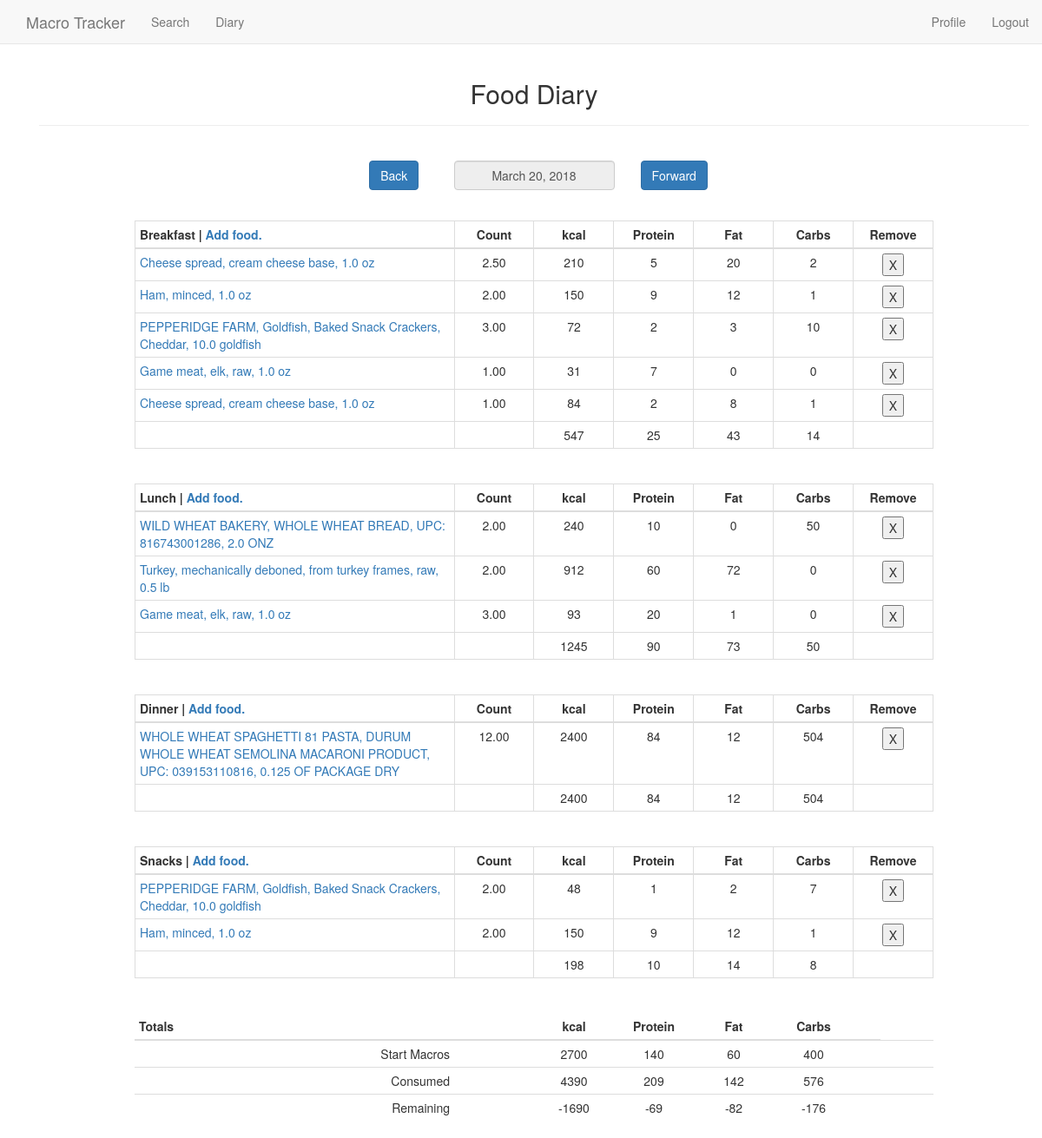
Page /diary (signed in) on the committed database.
### app/models.py (models this page shows, shortened)
class Food(db.Model):
    id = db.Column(db.Integer, primary_key=True)
    food_name = db.Column(db.String(140))
    kcal = db.Column(db.Numeric(10, 0))
    protein = db.Column(db.Numeric(10, 0))
    fat = db.Column(db.Numeric(10, 0))
    carbs = db.Column(db.Numeric(10, 0))
    meal = db.Column(db.String(64))
    ndbno = db.Column(db.String(64))
    unit = db.Column(db.String(64))
    count = db.Column(db.Numeric(10, 2))
    date = db.Column(db.String(64), index=True, default=datetime.utcnow().strftime('%B %d, %Y'))
    user_id = db.Column(db.Integer, db.ForeignKey('user.id'))

class User(UserMixin, db.Model):
    id = db.Column(db.Integer, primary_key=True)
    username = db.Column(db.String(64), index=True, unique=True)
    email = db.Column(db.String(120), index=True, unique=True)
    password_hash = db.Column(db.String(128))
    calories_goal = db.Column(db.Integer(), default=2000)
    carb_goal = db.Column(db.Numeric(), default=.55)
    fat_goal = db.Column(db.Numeric(), default=.25)
    protein_goal = db.Column(db.Numeric(), default=.2)
    carbs_grams = db.Column(db.Integer(), default=275)
    fat_grams = db.Column(db.Integer(), default=55)
    protein_grams = db.Column(db.Integer(), default=100)
    food = db.relationship('Food', backref='user', lazy='dynamic')

### app/routes.py (the view, shortened to what this page needs)
@app.route('/diary', methods=['GET', 'POST'])
@app.route('/diary/<string:date_pick>', methods=['GET', 'POST'])
@login_required
def diary(date_pick=datetime.utcnow().strftime('%B %d, %Y')):
    form = RemoveFood()
    form2 = DiaryDatePicker()
    session.pop('_flashes', None)
    form2.date.data = date_pick
    foods = Food.query.filter_by(user_id=current_user.get_id(), date=date_pick)
    user = User.query.filter_by(id=current_user.get_id()).first()
    meals = ['Breakfast', 'Lunch', 'Dinner', 'Snacks']
    total_cals = {'Breakfast': 0, 'Lunch': 0, 'Dinner': 0, 'Snacks': 0, 'total': 0}
    total_carbs = {'Breakfast': 0, 'Lunch': 0, 'Dinner': 0, 'Snacks': 0, 'total': 0}
    total_protein = {'Breakfast': 0, 'Lunch': 0, 'Dinner': 0, 'Snacks': 0, 'total': 0}
    total_fat = {'Breakfast': 0, 'Lunch': 0, 'Dinner': 0, 'Snacks': 0, 'total': 0}
    for food in foods:
        total_cals['total'] = total_cals['total'] + food.kcal
        total_carbs['total'] = total_carbs['total'] + food.carbs
        total_protein['total'] = total_protein['total'] + food.protein
        total_fat['total'] = total_fat['total'] + food.fat
        for meal in meals:
            if str(food.meal) == str(meal):
                total_cals[meal] = total_cals[meal] + food.kcal
                total_carbs[meal] = total_carbs[meal] + food.carbs
                total_protein[meal] = total_protein[meal] + food.protein
                total_fat[meal] = total_fat[meal] + food.fat
    return render_template('diary.html', foods=foods, user=user, form=form, form2=form2, total_fat=total_fat, total_cals=total_cals, total_carbs=total_carbs, total_protein=total_protein, date_pick=date_pick)

### app/forms.py
class RemoveFood(FlaskForm):
  remove = SubmitField('X')
  entry_id = HiddenField('', validators=[DataRequired()])

class DiaryDatePicker(FlaskForm):
  date = StringField(default=datetime.utcnow().strftime('%B %d, %Y'), validators=[DataRequired()])
  back = SubmitField('Back')
  forward = SubmitField('Forward')

### app/models.py (called while the page is built)
@login.user_loader
def load_user(id):
    return User.query.get(int(id))

### app/templates/diary.html (shortened to what this page needs)
{% extends 'base.html' %}
{% block app_content %}
<div class="container">
    <h2 class='text-center'>Food Diary</h2>
    <hr/><br/>
    <div class="col-md-10 col-md-offset-1">
        <form class="text-center" method="post">
            <div class="form-group row col-md-6 col-md-offset-3">
                <div class="col-md-3">{{ form2.back(class="btn btn-primary mb-2") }}</div>
                <div class="col-md-6">{{ form2.date(size=25, readonly=true, class="text-center form-control") }}</div>
                <div class="col-md-3">{{ form2.forward(class="btn btn-primary mb-2") }}</div>
            </div>
        </form>
        <div class="clearfix"></div><br/>
        <table class="table table-condensed table-bordered">
            <thead>
                <tr>
                    <th style="width: 40%">Breakfast | <a href="{{ url_for('search', date=date_pick, meal='Breakfast') }}">Add food.</a></th>
                    <th style="width: 10%" class="text-center">Count</th>
                    <th style="width: 10%" class="text-center">kcal</th>
                    <th style="width: 10%" class="text-center">Protein</th>
                    <th style="width: 10%" class="text-center">Fat</th>
                    <th style="width: 10%" class="text-center">Carbs</th>
                    <th class="text-center">Remove</th>
                </tr>
            </thead>
            {% for food in foods %}
            {% if food.meal == "Breakfast" %}
            <tr>
                <td><a href="{{ url_for('get_nutrition', ndbno=food.ndbno) }}">{{ food.food_name + ", " + food.unit}}</a></td>
                <td class="text-center">{{ food.count }}</td>
                <td class="text-center">{{ food.kcal }}</td>
                <td class="text-center">{{ food.protein }}</td>
                <td class="text-center">{{ food.fat }}</td>
                <td class="text-center">{{ food.carbs }}</td>
                <td class="text-center">
                    <form method='post'>
                        {{ form.remove() }}
                    </form>
                </td>
            </tr>
            {% endif %}
            {% endfor %}
            <tr>
                <td></td>
                <td></td>
                <td class="text-center">{{ total_cals['Breakfast'] }}</td>
                <td class="text-center">{{ total_protein['Breakfast'] }}</td>
                <td class="text-center">{{ total_fat['Breakfast'] }}</td>
                <td class="text-center">{{ total_carbs['Breakfast'] }}</td>
            </tr>
        </table>
        <br/>
        <table class="table table-condensed table-bordered">
            <thead>
                <tr>
                    <th style="width: 40%">Lunch | <a href="{{ url_for('search', date=date_pick, meal='Lunch') }}">Add food.</a></th>
                    <th style="width: 10%" class="text-center">Count</th>
                    <th style="width: 10%" class="text-center">kcal</th>
                    <th style="width: 10%" class="text-center">Protein</th>
                    <th style="width: 10%" class="text-center">Fat</th>
                    <th style="width: 10%" class="text-center">Carbs</th>
                    <th class="text-center">Remove</th>
                </tr>
            </thead>
            {% for food in foods %}
            {% if food.meal == "Lunch" %}
            <tr>
                <td><a href="{{ url_for('get_nutrition', ndbno=food.ndbno) }}">{{ food.food_name + ", " + food.unit }}</a></td>
                <td class="text-center">{{ food.count }}</td>
                <td class="text-center">{{ food.kcal }}</td>
                <td class="text-center">{{ food.protein }}</td>
                <td class="text-center">{{ food.fat }}</td>
                <td class="text-center">{{ food.carbs }}</td>
                <td class="text-center">
                    <form method='post'>
                        {{ form.remove() }}
                    </form>
                </td>
            </tr>
            {% endif %}
            {% endfor %}
            <tr>
                <td></td>
                <td></td>
                <td class="text-center">{{ total_cals['Lunch'] }}</td>
                <td class="text-center">{{ total_protein['Lunch'] }}</td>
                <td class="text-center">{{ total_fat['Lunch'] }}</td>
                <td class="text-center">{{ total_carbs['Lunch'] }}</td>
            </tr>
        </table>
        <br/>
        <table class="table table-condensed table-bordered">
            <thead>
                <tr>
                    <th style="width: 40%">Dinner | <a href="{{ url_for('search', date=date_pick, meal='Dinner') }}">Add food.</a></th>
                    <th style="width: 10%" class="text-center">Count</th>
                    <th style="width: 10%" class="text-center">kcal</th>
                    <th style="width: 10%" class="text-center">Protein</th>
                    <th style="width: 10%" class="text-center">Fat</th>
                    <th style="width: 10%" class="text-center">Carbs</th>
                    <th class="text-center">Remove</th>
                </tr>
            </thead>
            {% for food in foods %}
            {% if food.meal == "Dinner" %}
            <tr>
                <td><a href="{{ url_for('get_nutrition', ndbno=food.ndbno) }}">{{ food.food_name + ", " + food.unit }}</a></td>
                <td class="text-center">{{ food.count }}</td>
                <td class="text-center">{{ food.kcal }}</td>
                <td class="text-center">{{ food.protein }}</td>
                <td class="text-center">{{ food.fat }}</td>
                <td class="text-center">{{ food.carbs }}</td>
                <td class="text-center">
                    <form method='post'>
                        {{ form.remove() }}
                    </form>
                </td>
            </tr>
            {% endif %}
            {% endfor %}
            <tr>
                <td></td>
                <td></td>
                <td class="text-center">{{ total_cals['Dinner'] }}</td>
                <td class="text-center">{{ total_protein['Dinner'] }}</td>
                <td class="text-center">{{ total_fat['Dinner'] }}</td>
                <td class="text-center">{{ total_carbs['Dinner'] }}</td>
            </tr>
        </table>
        <br/>
        <table class="table table-condensed table-bordered">
            <thead>
                <tr>
                    <th style="width: 40%">Snacks | <a href="{{ url_for('search', date=date_pick, meal='Snacks') }}">Add food.</a></th>
                    <th style="width: 10%" class="text-center">Count</th>
                    <th style="width: 10%" class="text-center">kcal</th>
                    <th style="width: 10%" class="text-center">Protein</th>
                    <th style="width: 10%" class="text-center">Fat</th>
                    <th style="width: 10%" class="text-center">Carbs</th>
                    <th class="text-center">Remove</th>
                </tr>
            </thead>
            {% for food in foods %}
            {% if food.meal == "Snacks" %}
            <tr>
                <td><a href="{{ url_for('get_nutrition', ndbno=food.ndbno) }}">{{ food.food_name + ", " + food.unit }}</a></td>
                <td class="text-center">{{ food.count }}</td>
                <td class="text-center">{{ food.kcal }}</td>
                <td class="text-center">{{ food.protein }}</td>
                <td class="text-center">{{ food.fat }}</td>
                <td class="text-center">{{ food.carbs }}</td>
                <td class="text-center">
                    <form method='post'>
                        {{ form.remove() }}
                    </form>
                </td>
            </tr>
            {% endif %}
            {% endfor %}
            <tr>
                <td></td>
                <td></td>
                <td class="text-center">{{ total_cals['Snacks'] }}</td>
                <td class="text-center">{{ total_protein['Snacks'] }}</td>
                <td class="text-center">{{ total_fat['Snacks'] }}</td>
                <td class="text-center">{{ total_carbs['Snacks'] }}</td>
            </tr>
        </table>
        <br/>
        <table class="table table-condensed">
            <thead>
                <tr>
                    <th style="width: 40%">Totals</th>
                    <th style="width: 10%"></th>
                    <th style="width: 10%" class="text-center">kcal</th>
                    <th style="width: 10%" class="text-center">Protein</th>
                    <th style="width: 10%" class="text-center">Fat</th>
                    <th style="width: 10%" class="text-center">Carbs</th>
                    <th></th>
                </tr>
            </thead>
            <tr>
                <td class="text-right">Start Macros</td>
                <td></td>
                <td class="text-center">{{ user.calories_goal }}</td>
                <td class="text-center">{{ user.protein_grams }}</td>
                <td class="text-center">{{ user.fat_grams }}</td>
                <td class="text-center">{{ user.carbs_grams }}</td>
                <td></td>
                <td></td>
                <td></td>
            </tr>
            <tr>
                <td class="text-right">Consumed</td>
                <td></td>
                <td class="text-center">{{ total_cals['total'] }}</td>
                <td class="text-center">{{ total_protein['total'] }}</td>
                <td class="text-center">{{ total_fat['total'] }}</td>
                <td class="text-center">{{ total_carbs['total'] }}</td>
                <td></td>
                <td></td>
                <td></td>
            </tr>
            <tr>
                <td class="text-right">Remaining</td>
                <td></td>
                <td class="text-center">{{ user.calories_goal - total_cals['total'] }}</td>
                <td class="text-center">{{ user.protein_grams - total_protein['total'] }}</td>
                <td class="text-center">{{ user.fat_grams - total_fat['total'] }}</td>
                <td class="text-center">{{ user.carbs_grams - total_carbs['total'] }}</td>
                <td></td>
                <td></td>
                <td></td>
            </tr>
        </table>
    </div>
</div>
{% endblock %}

### rows in the picture
Food: food_name+unit "Cheese spread, cream cheese base, 1.0 oz", count "2.50", kcal "210", protein "5", fat "20", carbs "2"
Food: food_name+unit "Ham, minced, 1.0 oz", count "2.00", kcal "150", protein "9", fat "12", carbs "1"
Food: food_name+unit "PEPPERIDGE FARM, Goldfish, Baked Snack Crackers, Cheddar, 10.0 goldfish", count "3.00", kcal "72", protein "2", fat "3", carbs "10"
Food: food_name+unit "Game meat, elk, raw, 1.0 oz", count "1.00", kcal "31", protein "7", fat "0", carbs "0"
Food: food_name+unit "Cheese spread, cream cheese base, 1.0 oz", count "1.00", kcal "84", protein "2", fat "8", carbs "1"
Food: food_name+unit "WILD WHEAT BAKERY, WHOLE WHEAT BREAD, UPC: 816743001286, 2.0 ONZ", count "2.00", kcal "240", protein "10", fat "0", carbs "50"
Food: food_name+unit "Turkey, mechanically deboned, from turkey frames, raw, 0.5 lb", count "2.00", kcal "912", protein "60", fat "72", carbs "0"
Food: food_name+unit "Game meat, elk, raw, 1.0 oz", count "3.00", kcal "93", protein "20", fat "1", carbs "0"
Food: food_name+unit "WHOLE WHEAT SPAGHETTI 81 PASTA, DURUM WHOLE WHEAT SEMOLINA MACARONI PRODUCT, UPC: 039153110816, 0.125 OF PACKAGE DRY", count "12.00", kcal "2400", protein "84", fat "12", carbs "504"
Food: food_name+unit "PEPPERIDGE FARM, Goldfish, Baked Snack Crackers, Cheddar, 10.0 goldfish", count "2.00", kcal "48", protein "1", fat "2", carbs "7"
Food: food_name+unit "Ham, minced, 1.0 oz", count "2.00", kcal "150", protein "9", fat "12", carbs "1"
User: calories_goal "2700", protein_grams "140", fat_grams "60", carbs_grams "400", user.calories_goal-total_cals['total'] "-1690", user.protein_grams-total_protein['total'] "-69", user.fat_grams-total_fat['total'] "-82", user.carbs_grams-total_carbs['total'] "-176"

### other values in the picture
{{ total_cals['Breakfast'] }} "547"
{{ total_protein['Breakfast'] }} "25"
{{ total_fat['Breakfast'] }} "43"
{{ total_carbs['Breakfast'] }} "14"
{{ total_cals['Lunch'] }} "1245"
{{ total_protein['Lunch'] }} "90"
{{ total_fat['Lunch'] }} "73"
{{ total_carbs['Lunch'] }} "50"
{{ total_cals['Dinner'] }} "2400"
{{ total_protein['Dinner'] }} "84"
{{ total_fat['Dinner'] }} "12"
{{ total_carbs['Dinner'] }} "504"
{{ total_cals['Snacks'] }} "198"
{{ total_protein['Snacks'] }} "10"
{{ total_fat['Snacks'] }} "14"
